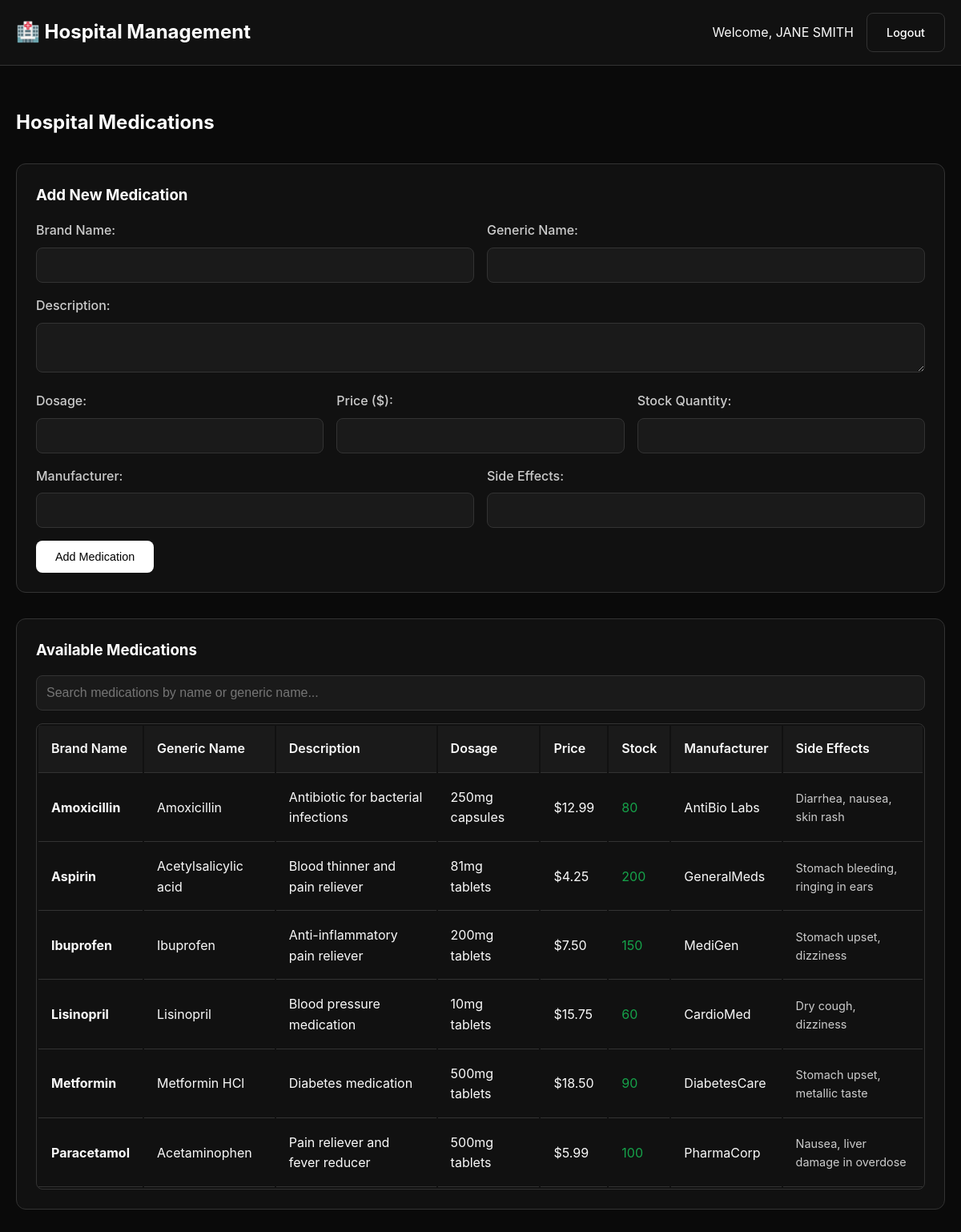
/medications (signed in), run on the app's committed database.
### tables this page shows
CREATE TABLE medications (
            id INTEGER PRIMARY KEY AUTOINCREMENT,
            name TEXT NOT NULL,
            generic_name TEXT,
            description TEXT,
            dosage TEXT,
            side_effects TEXT,
            price REAL,
            stock_quantity INTEGER DEFAULT 0,
            manufacturer TEXT,
            created_at TIMESTAMP DEFAULT CURRENT_TIMESTAMP
        );

### app.py (the view)
@app.route('/medications')
@login_required
def view_medications():
    conn = sqlite3.connect('hospital.db')
    cursor = conn.cursor()
    cursor.execute('''
        SELECT id, name, generic_name, description, dosage, side_effects, price, stock_quantity, manufacturer
        FROM medications
        ORDER BY name
    ''')
    medications = cursor.fetchall()
    conn.close()
    return render_template('medications.html', medications=medications)

### app.py (called while the page is built)
def login_required(f):
    @wraps(f)
    def decorated_function(*args, **kwargs):
        if 'user_id' not in session:
            return redirect(url_for('login'))
        return f(*args, **kwargs)
    return decorated_function

### templates/medications.html (shortened to what this page needs)
{% extends "base.html" %}
{% block content %}
<h2 style="margin-bottom: 2rem; color: #fff;">Hospital Medications</h2>
{% if session.user_type == 'doctor' %}
<div class="card" style="margin-bottom: 2rem;">
    <h3>Add New Medication</h3>
    <form method="POST" action="{{ url_for('manage_medications') }}">
        <div style="display: grid; grid-template-columns: 1fr 1fr; gap: 1rem;">
            <div class="form-group">
                <label for="name">Brand Name:</label>
                <input type="text" id="name" name="name" class="form-control" required>
            </div>
            <div class="form-group">
                <label for="generic_name">Generic Name:</label>
                <input type="text" id="generic_name" name="generic_name" class="form-control" required>
            </div>
        </div>
        <div class="form-group">
            <label for="description">Description:</label>
            <textarea id="description" name="description" class="form-control" rows="2" required></textarea>
        </div>
        <div style="display: grid; grid-template-columns: 1fr 1fr 1fr; gap: 1rem;">
            <div class="form-group">
                <label for="dosage">Dosage:</label>
                <input type="text" id="dosage" name="dosage" class="form-control" required>
            </div>
            <div class="form-group">
                <label for="price">Price ($):</label>
                <input type="number" step="0.01" id="price" name="price" class="form-control" required>
            </div>
            <div class="form-group">
                <label for="stock_quantity">Stock Quantity:</label>
                <input type="number" id="stock_quantity" name="stock_quantity" class="form-control" required>
            </div>
        </div>
        <div style="display: grid; grid-template-columns: 1fr 1fr; gap: 1rem;">
            <div class="form-group">
                <label for="manufacturer">Manufacturer:</label>
                <input type="text" id="manufacturer" name="manufacturer" class="form-control" required>
            </div>
            <div class="form-group">
                <label for="side_effects">Side Effects:</label>
                <input type="text" id="side_effects" name="side_effects" class="form-control">
            </div>
        </div>
        <button type="submit" class="btn">Add Medication</button>
    </form>
</div>
{% endif %}
<div class="card">
    <h3>Available Medications</h3>
    <div style="margin-bottom: 1rem;">
        <input type="text" id="searchMedications" class="form-control" placeholder="Search medications by name or generic name...">
    </div>
    {% if medications %}
    <div style="overflow-x: auto;">
        <table class="table" id="medicationsTable">
            <thead>
                <tr>
                    <th>Brand Name</th>
                    <th>Generic Name</th>
                    <th>Description</th>
                    <th>Dosage</th>
                    <th>Price</th>
                    <th>Stock</th>
                    <th>Manufacturer</th>
                    {% if session.user_type == 'doctor' %}
                    <th>Side Effects</th>
                    {% endif %}
                </tr>
            </thead>
            <tbody>
                {% for medication in medications %}
                <tr>
                    <td><strong>{{ medication[1] }}</strong></td>
                    <td>{{ medication[2] }}</td>
                    <td>{{ medication[3] }}</td>
                    <td>{{ medication[4] }}</td>
                    <td>${{ "%.2f"|format(medication[6]) }}</td>
                    <td>
                        <span style="color: {% if medication[7] > 50 %}#16a34a{% elif medication[7] > 10 %}#fbbf24{% else %}#dc2626{% endif %}">
                            {{ medication[7] }}
                        </span>
                    </td>
                    <td>{{ medication[8] }}</td>
                    {% if session.user_type == 'doctor' %}
                    <td style="font-size: 0.9rem; color: #ccc;">{{ medication[5] or '-' }}</td>
                    {% endif %}
                </tr>
                {% endfor %}
            </tbody>
        </table>
    </div>
    {% else %}
    <p style="color: #ccc;">No medications available.</p>
    {% endif %}
</div>
{% endblock %}

### templates/base.html (style rules this page uses)
* { margin: 0; padding: 0; box-sizing: border-box; }
body { font-family: -apple-system, BlinkMacSystemFont, 'Segoe UI', Roboto, Oxygen, Ubuntu, sans-serif; background: #0a0a0a; color: #fafafa; line-height: 1.6; min-height: 100vh; }
.btn { background: #fff; color: #000; border: none; padding: 0.75rem 1.5rem; border-radius: 8px; text-decoration: none; font-weight: 500; cursor: pointer; transition: all 0.2s ease; display: inline-block; font-size: 0.9rem; }
.form-group { margin-bottom: 1rem; }
.form-group label { display: block; margin-bottom: 0.5rem; color: #ccc; font-weight: 500; }
.form-control { width: 100%; padding: 0.75rem; background: #1a1a1a; border: 1px solid #333; border-radius: 8px; color: #fff; font-size: 1rem; }
.card { background: #111; border: 1px solid #333; border-radius: 12px; padding: 1.5rem; margin-bottom: 1rem; }
.card h3 { margin-bottom: 1rem; color: #fff; }
.table { width: 100%; background: #111; border-radius: 8px; overflow: hidden; border: 1px solid #333; }
.table th, .table td { padding: 1rem; text-align: left; border-bottom: 1px solid #333; }
.table th { background: #1a1a1a; font-weight: 600; }

### data on the page
medications: name "Amoxicillin", generic_name "Amoxicillin", description "Antibiotic for bacterial infections", dosage "250mg capsules", price "12.99", stock_quantity "80", manufacturer "AntiBio Labs", side_effects "Diarrhea, nausea, skin rash"
medications: name "Aspirin", generic_name "Acetylsalicylic acid", description "Blood thinner and pain reliever", dosage "81mg tablets", price "4.25", stock_quantity "200", manufacturer "GeneralMeds", side_effects "Stomach bleeding, ringing in ears"
medications: name "Ibuprofen", generic_name "Ibuprofen", description "Anti-inflammatory pain reliever", dosage "200mg tablets", price "7.50", stock_quantity "150", manufacturer "MediGen", side_effects "Stomach upset, dizziness"
medications: name "Lisinopril", generic_name "Lisinopril", description "Blood pressure medication", dosage "10mg tablets", price "15.75", stock_quantity "60", manufacturer "CardioMed", side_effects "Dry cough, dizziness"
medications: name "Metformin", generic_name "Metformin HCl", description "Diabetes medication", dosage "500mg tablets", price "18.50", stock_quantity "90", manufacturer "DiabetesCare", side_effects "Stomach upset, metallic taste"
medications: name "Paracetamol", generic_name "Acetaminophen", description "Pain reliever and fever reducer", dosage "500mg tablets", price "5.99", stock_quantity "100", manufacturer "PharmaCorp", side_effects "Nausea, liver damage in overdose"

### other printed values
{{ session.user_name }} "JANE SMITH"
